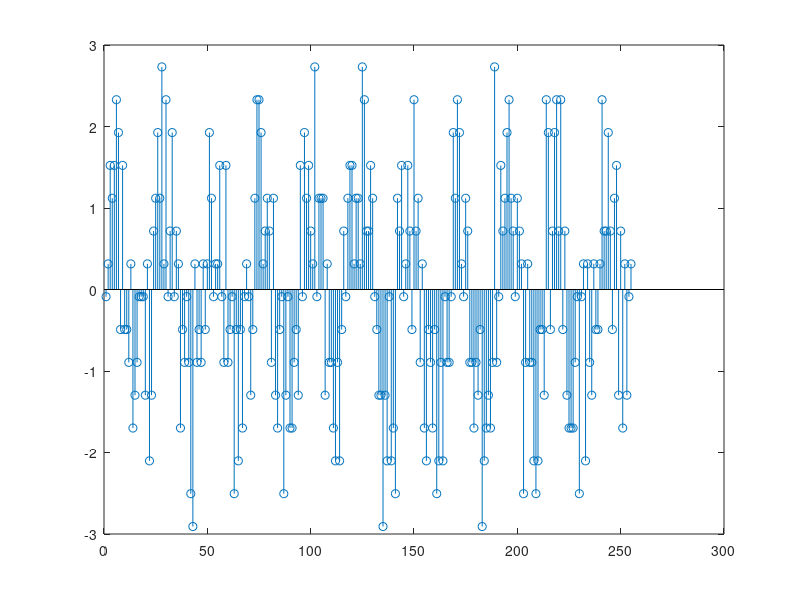

Here is the MATLAB script that generated this plot: (Note: this script raises an error after producing the figure.)
fs = 16000;
T = 1/fs;

M = csvread('singleWindowData_45d_50khzFs.csv');

stem(M(:,1))

channelA_FFT=fft(M(:,1));
channelB_FFT = fft(M(:,2));
channelC_FFT = fft(M(:,3));
channelD_FFT = fft(M(:,4));

phaseDiff_A_B = phase(channelA_FFT)-phase(channelB_FFT);
phaseDiff_A_C = phase(channelA_FFT)-phase(channelC_FFT);
phaseDiff_A_D = phase(channelA_FFT)-phase(channelD_FFT);

figure(1)
subplot(2,1,2)
stem(phase(channelA_FFT))
ylabel('phase')
subplot(2,1,1)
stem(abs(channelA_FFT))
ylabel('mag')

figure(2)
subplot(2,1,2)
stem(phase(channelB_FFT))
ylabel('phase')
subplot(2,1,1)
stem(abs(channelB_FFT))
ylabel('mag')